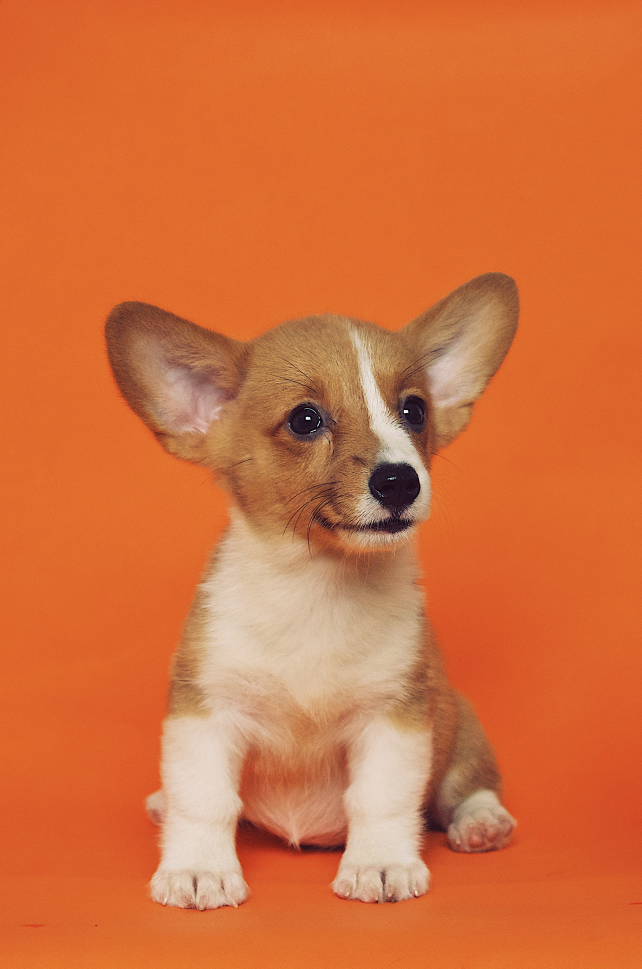
#> input picture OpenCV/dev/OpenCV/Photos/dog1.jpg, 2568 x 3876 px, found by its file name (shown at 1/4 size)
$ python contours.py
#> lines starting #> are read from the running program, lines starting #| are printed output that depends on the picture; after the words box and inside, x2 and y2 are one past the last pixel; in counts of white or black regions, pixels touching at a corner belong together
import cv2 as cv
import numpy as np

def rescaleFrame(frame, scale=0.25):
    width = int(frame.shape[1] * scale)
    height = int(frame.shape[0] * scale)

    dimensions = (width, height)

    return cv.resize(frame, dimensions, interpolation=cv.INTER_AREA)

img = cv.imread('OpenCV/dev/OpenCV/Photos/dog1.jpg')
#> img is the input picture: shape (3876, 2568, 3); mean B, G, R 61.6, 111.9, 210.9
cv.imshow('Dog', rescaleFrame(img))
#> in rescaleFrame, `return cv.resize(frame, dimensions, interpolation=cv.INTER_AREA)`:
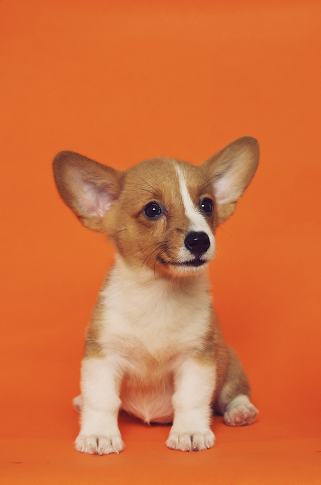
#> returned value: shape (969, 642, 3) (shown at 1/2 size); mean of channels 0, 1, 2 61.6, 111.9, 210.9; drawn as B, G, R

blank = np.zeros(img.shape, dtype='uint8')
cv.imshow('Blank', rescaleFrame(blank))
#> blank: shape (3876, 2568, 3); every value is 0

gray = cv.cvtColor(img, cv.COLOR_BGR2GRAY)
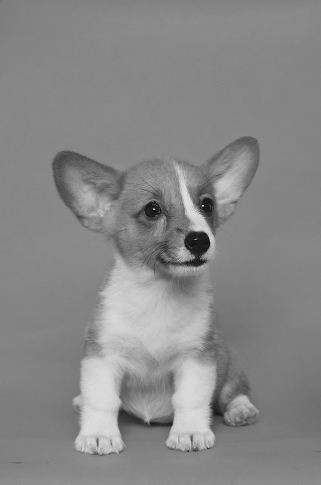
#> gray: shape (3876, 2568) (shown at 1/8 size); min 0, max 255, mean 135.8
cv.imshow('Gray', rescaleFrame(gray))
#> call 3 of rescaleFrame, with scale = 0.25
#> in rescaleFrame (call 3), `return cv.resize(frame, dimensions, interpolation=cv.INTER_AREA)`:
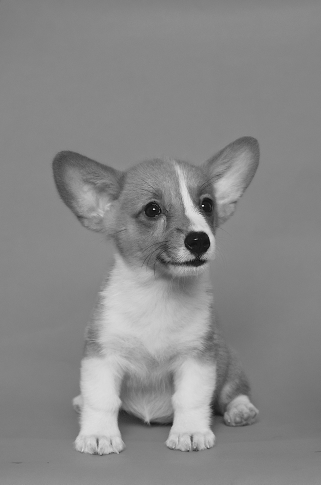
#> returned value: shape (969, 642) (shown at 1/2 size); min 2, max 253, mean 135.8

# [5 lines of commented-out code are left out]

ret, thresh = cv.threshold(gray, 125, 255, cv.THRESH_BINARY)
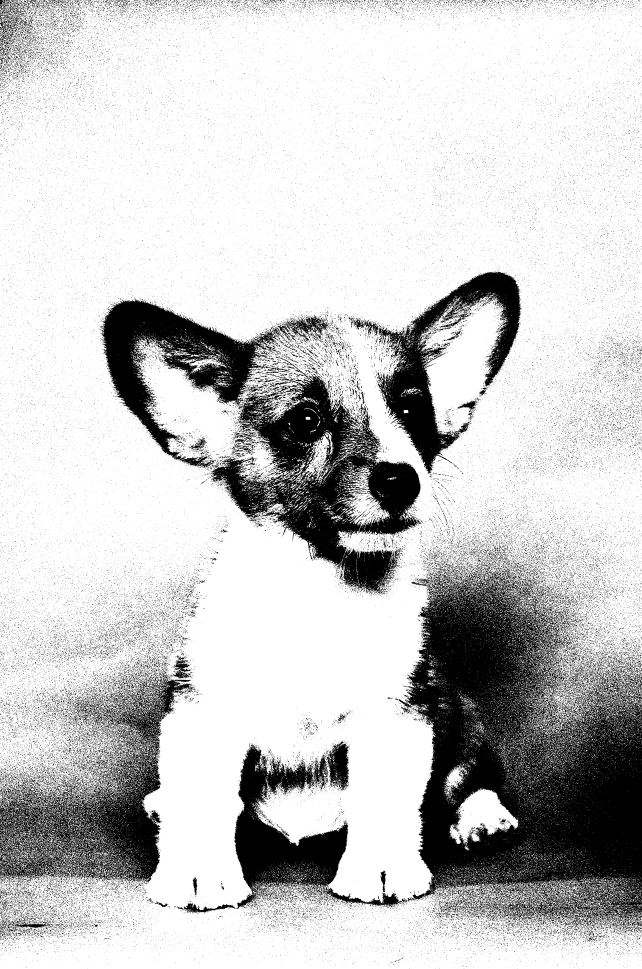
#> thresh: shape (3876, 2568) (shown at 1/4 size); 78.8% white; 85725 black regions (83231 under 20 px), largest, box (x1, y1, x2, y2) and area: (1607, 2278, 2568, 3709) 788949, (402, 1194, 1682, 2374) 439834, (0, 2687, 777, 3531) 204467
cv.imshow('Threshed', rescaleFrame(thresh))
#> call 4 of rescaleFrame, with scale = 0.25
#> in rescaleFrame (call 4), `return cv.resize(frame, dimensions, interpolation=cv.INTER_AREA)`:
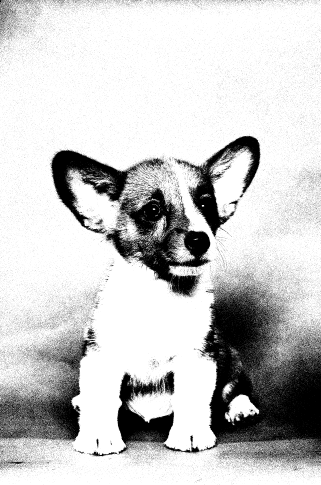
#> returned value: shape (969, 642) (shown at 1/2 size); min 0, max 255, mean 201.1

# By using blurred image to this method, the countours reduced.
contours, hierarchies = cv.findContours(thresh, cv.RETR_LIST, cv.CHAIN_APPROX_SIMPLE)
#> contours = 130076 contours
print(f'{len(contours)} contours(s) found!')
#| 130076 contours(s) found!


# Draw all the contours on the blank image
# drawContours = using blank image, adding contours, -1 means adding all up , colors, thickness
cv.drawContours(blank, contours, -1, (0,0,255), 1)
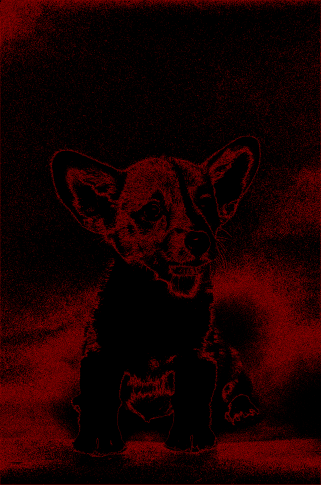
#> blank: shape (3876, 2568, 3) (shown at 1/8 size); mean of channels 0, 1, 2 0, 0, 26; drawn as B, G, R
cv.imshow('Contours Drawn', rescaleFrame(blank))
#> in rescaleFrame (call 5), `return cv.resize(frame, dimensions, interpolation=cv.INTER_AREA)`:
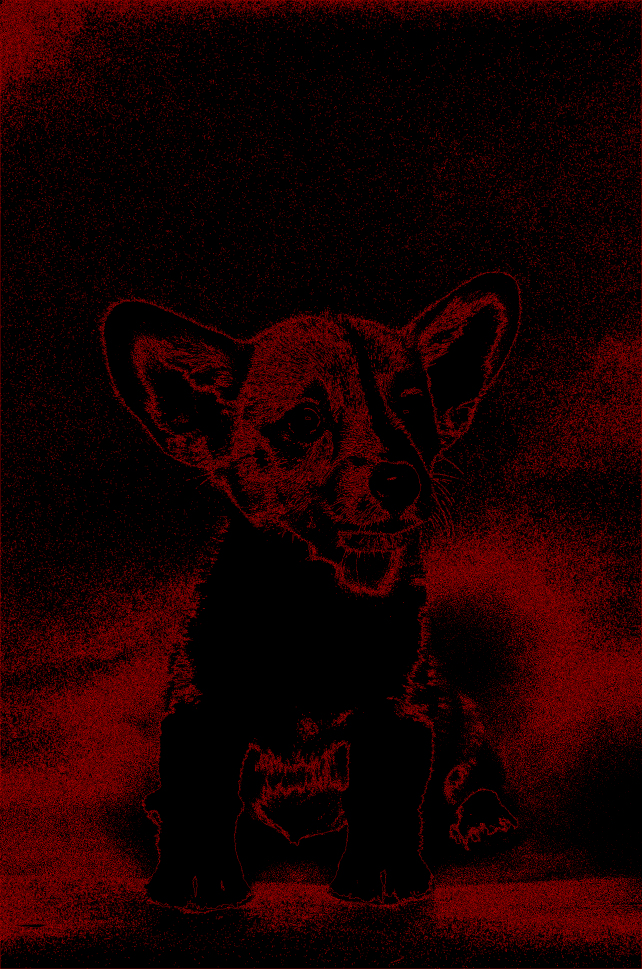
#> returned value: shape (969, 642, 3); mean of channels 0, 1, 2 0, 0, 26.1; drawn as B, G, R

cv.waitKey(0)

$ run again, with OpenCV/dev/OpenCV/Photos/dog2.jpg copied over OpenCV/dev/OpenCV/Photos/dog1.jpg
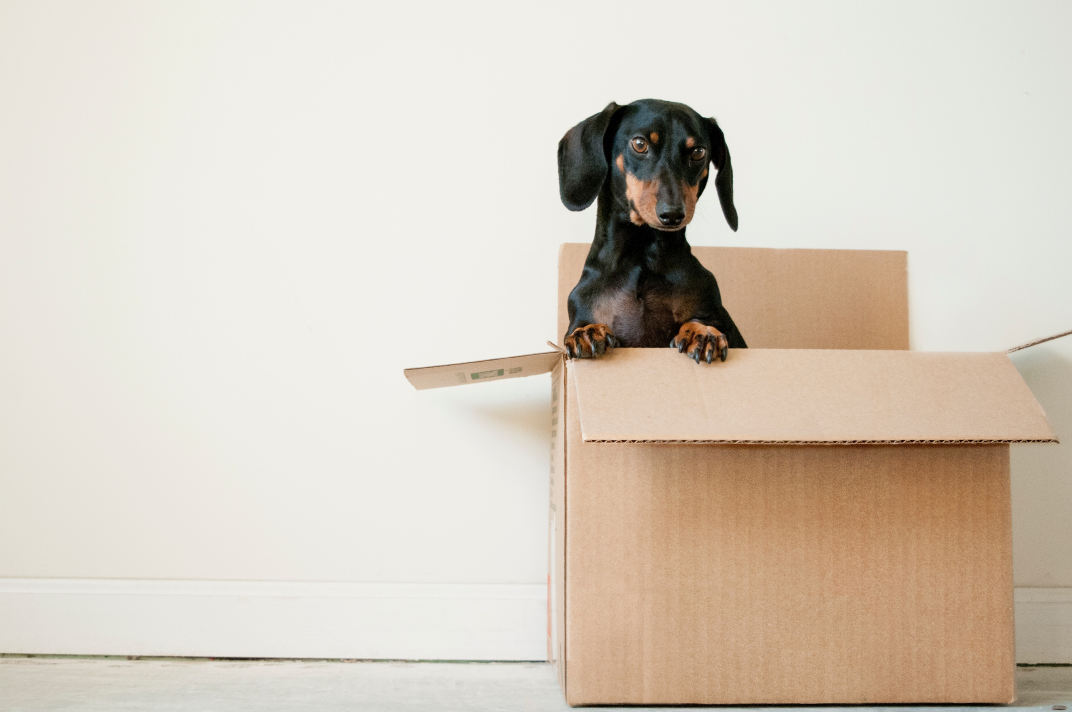
#> input picture OpenCV/dev/OpenCV/Photos/dog2.jpg, 4288 x 2848 px, found by its file name (shown at 1/4 size)
#> img is the input picture: shape (2848, 4288, 3); mean B, G, R 191.3, 204.3, 214.2
#> `ret, thresh = cv.threshold(gray, 125, 255, cv.THRESH_BINARY)`:
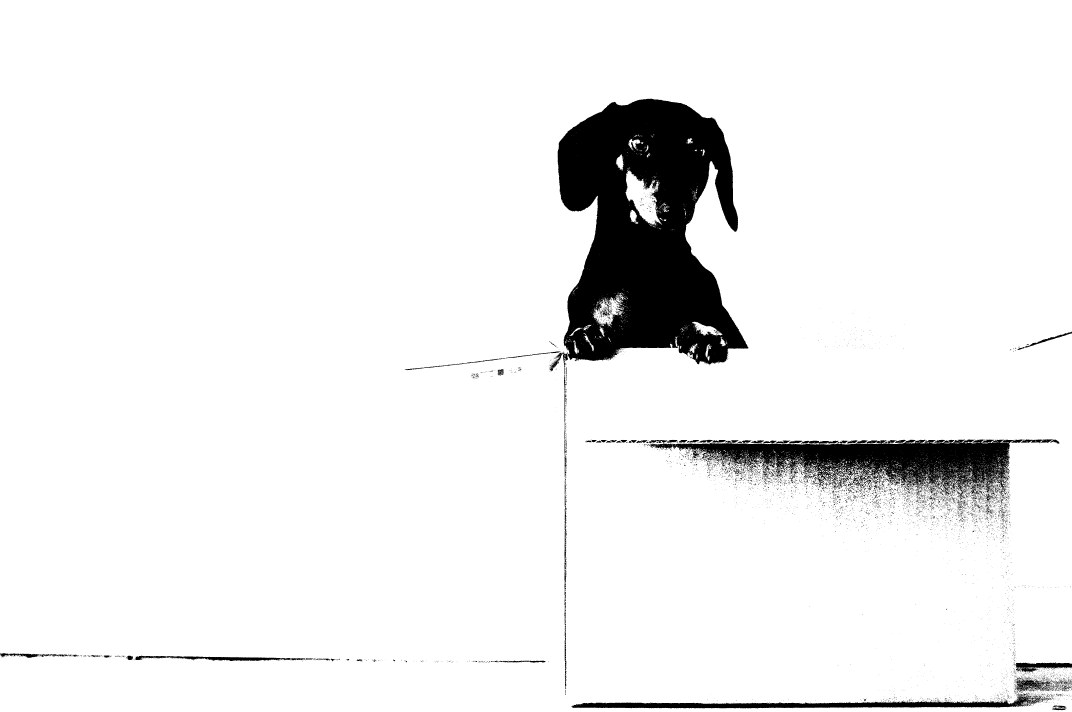
#> thresh: shape (2848, 4288) (shown at 1/4 size); 93.5% white; 6885 black regions (6569 under 20 px)
#> contours = 12386 contours, 11684 with area under 20; largest, box (x1, y1, x2, y2) and area: (0, 0, 4288, 2848) 12195840, (2229, 394, 2995, 1459) 572888, (2600, 1757, 4098, 1983) 161964, (2285, 2775, 4166, 2835) 38940, (2502, 678, 2647, 902) 15368
#| 12386 contours(s) found!
#> in rescaleFrame (call 5), `return cv.resize(frame, dimensions, interpolation=cv.INTER_AREA)`:
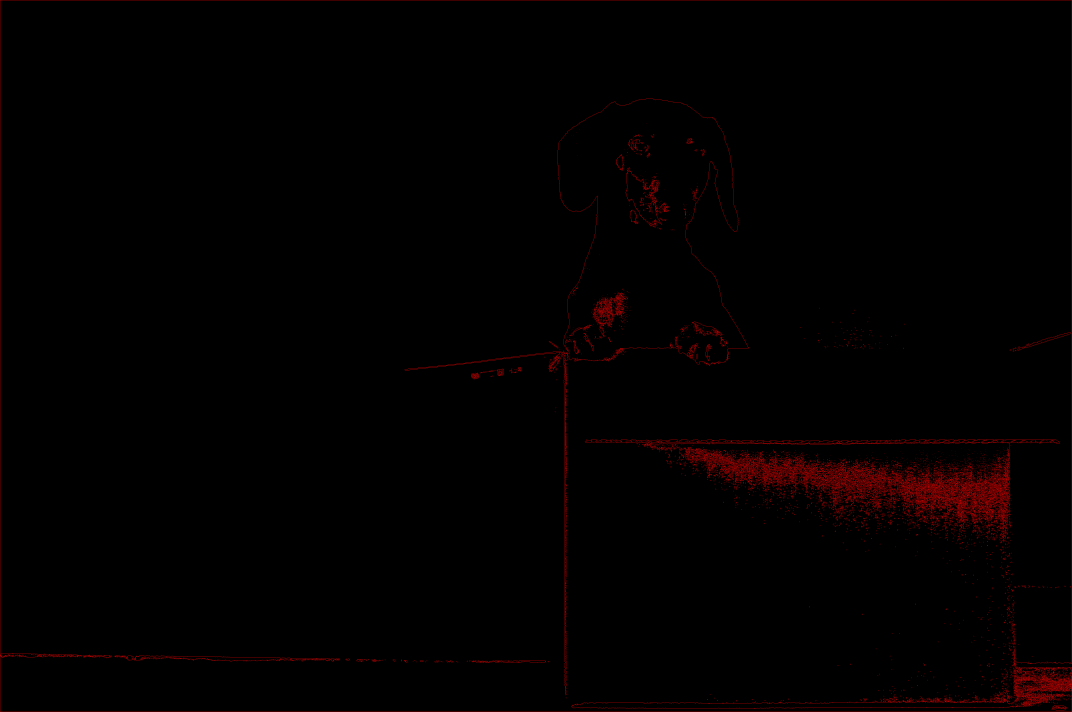
#> returned value: shape (712, 1072, 3); mean of channels 0, 1, 2 0, 0, 2.8; drawn as B, G, R

$ run again, with OpenCV/dev/OpenCV/Photos/dog3.jpg copied over OpenCV/dev/OpenCV/Photos/dog1.jpg
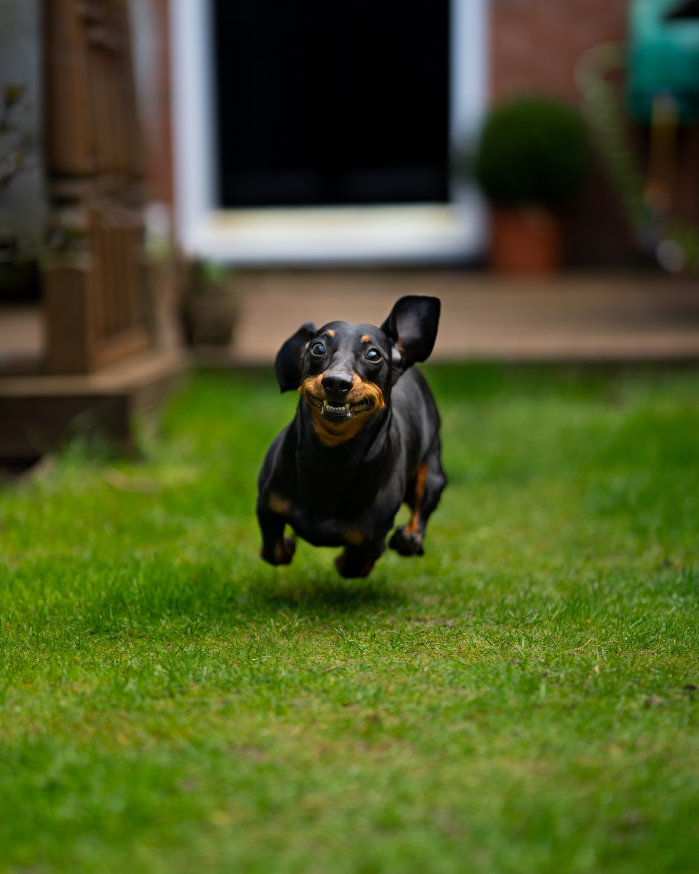
#> input picture OpenCV/dev/OpenCV/Photos/dog3.jpg, 3495 x 4369 px, found by its file name (shown at 1/5 size)
#> img is the input picture: shape (4369, 3495, 3); mean B, G, R 37.9, 88.9, 77.7
#> `ret, thresh = cv.threshold(gray, 125, 255, cv.THRESH_BINARY)`:
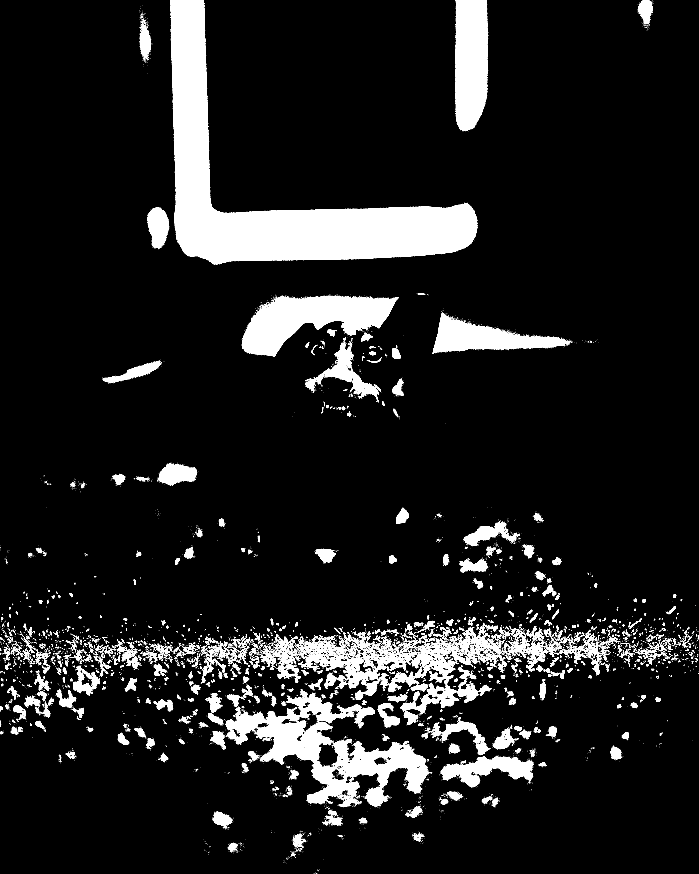
#> thresh: shape (4369, 3495) (shown at 1/5 size); 9.9% white; 10262 white regions (8791 under 20 px)
#> contours = 15740 contours, 14402 with area under 20; largest, box (x1, y1, x2, y2) and area: (852, 0, 2389, 1323) 535534, (1209, 1479, 1991, 1783) 118970, (2276, 0, 2441, 654) 94390, (1127, 3537, 1798, 4021) 86908, (1662, 3696, 2146, 3967) 59182
#| 15740 contours(s) found!
#> in rescaleFrame (call 5), `return cv.resize(frame, dimensions, interpolation=cv.INTER_AREA)`:
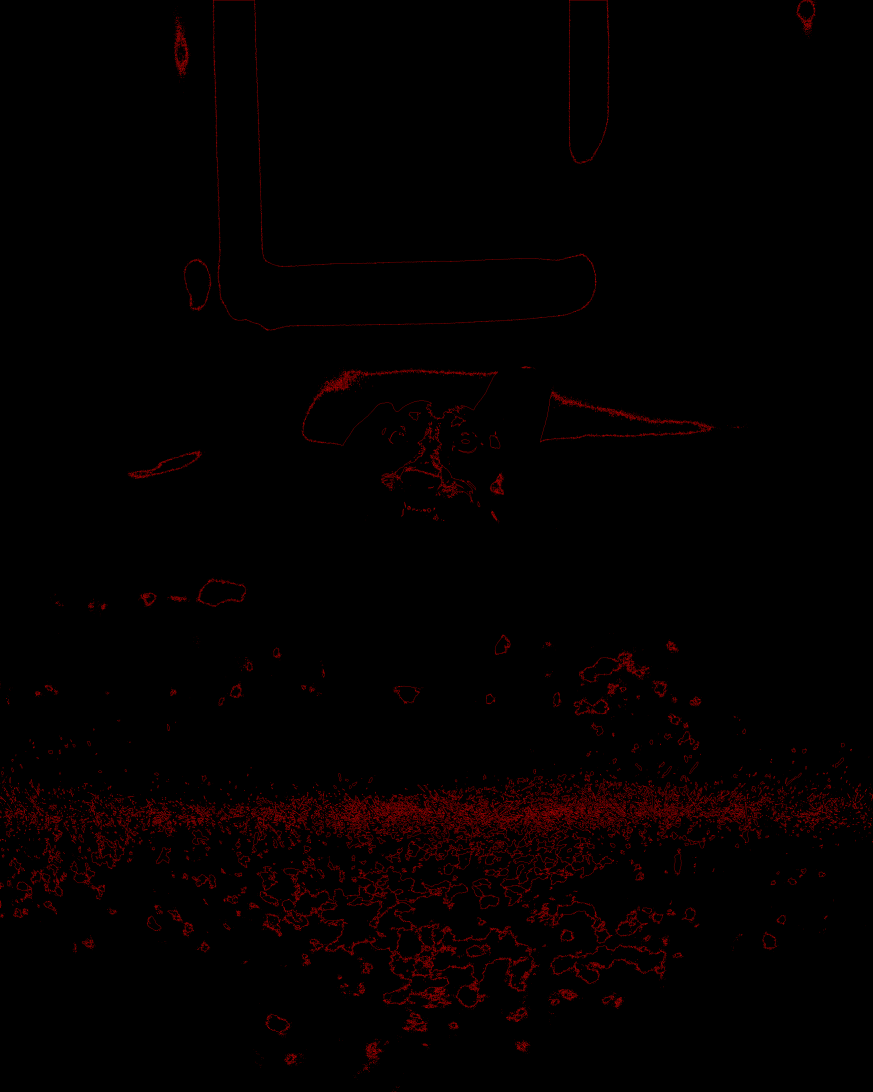
#> returned value: shape (1092, 873, 3); mean of channels 0, 1, 2 0, 0, 3.7; drawn as B, G, R
